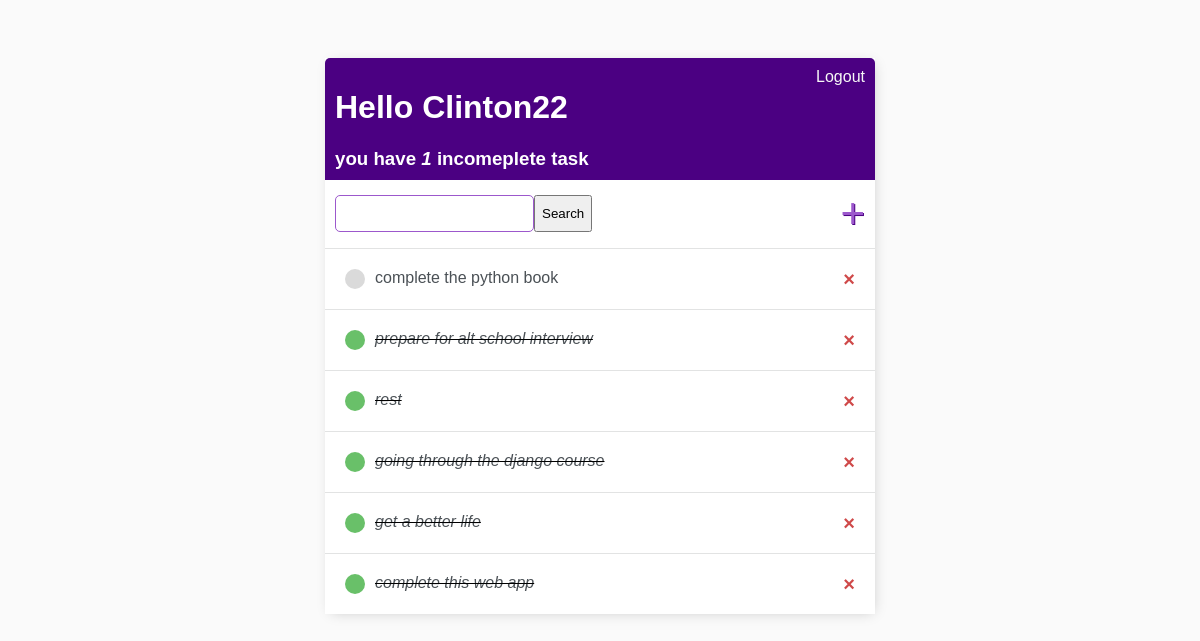
The app's page / (signed in) with its own data.
### base/models.py (models this page shows)
class task(models.Model):
    user = models.ForeignKey(User,on_delete=models.CASCADE, null=True, blank=True)
    title = models.CharField(max_length=200,)
    description = models.TextField(null=True, blank=True)
    complete = models.BooleanField(default=False)
    created = models.DateTimeField(auto_now_add=True)
    def __str__(self):
        return self.title
    class Meta:
        ordering = ['complete']

### base/views.py (the view)
# urls.py: path('',tasklist.as_view(),name='tasks'),
class tasklist(LoginRequiredMixin, ListView):
    model = task
    context_object_name = 'tasks'
    def get_context_data(self, **kwargs):
        context = super().get_context_data(**kwargs)
        context['tasks'] = context['tasks'].filter(user=self.request.user)
        context['count'] = context['tasks'].filter(complete=False).count()
        search_input = self.request.GET.get('search-area') or ""
        if search_input:
            context['tasks'] = context['tasks'].filter(title__startswith=search_input)
        context['search_input']= search_input
        return context

### base/templates/base/task_list.html
{% extends 'base/main.html' %}
{% block content %}
<div class="header-bar">
    <div>
        <h1>Hello {{request.user|title}}</h1>
        <h3 style="margin:0">you have <i>{{count}}</i> incomeplete task{{ count|pluralize:"s" }}</h3>
    </div>
    {% if request.user.is_authenticated %}
    <a href="{% url 'logout' %}" >Logout</a>
    {% else %}
    <a href="{% url 'login' %}">Login</a>
    {% endif %}
</div>
<div id="search-add-wrapper">
    <form method="GET" style="display:flex; margin: top 20px;">
        <input type='text' name='search-area' value="{{search_input}}">
        <input class="button" type='submit' value='Search'>
    </form>
    <a id="add-link" href="{% url 'task-create' %}">+</a>
</div>
<div class='task-item-wrapper'>
    {% for task in tasks %}
        <div class="task-wrapper">
            {% if task.complete %}
                <div class="task-title">
                    <div class="task-complete-icon"></div>
                    <i><s><a a href="{% url 'task-update' task.id %}">{{task}}</a></s></i>
                </div>
                <a class="delete-link" href="{% url 'task-delete' task.id%}">&#215;</a>
            {% else %}
                <div class="task-title">
                    <div class="task-incomplete-icon"></div>
                    <a a href="{% url 'task-update' task.id %}">{{task}}</a>
                </div>
                <a class="delete-link" href="{% url 'task-delete' task.id%}">&#215;</a>
            {% endif %}
        </div>
    {% empty %}
    <h3>NO items in list</h3>
    {% endfor %}
</div>
{% endblock content %}

### base/templates/base/main.html (style rules this page uses)
body { background-color:#fafafa; font-family: Arial; padding-top: 50px; }
h1, h2, h3, h4, h5, h6 { font-family: sans-serif; }
a, p { color:#4b5156; }
.header-bar { display:flex; justify-content: space-between; color: #fff; padding:10px; border-radius: 5px 5px 0 0; background-color: #4b0082; }
.header-bar a { color: rgb(247, 247, 247); text-decoration: none; }
.task-wrapper { display:flex; align-items:center; justify-content: space-between; padding: 20px; background-color:#fff; border-top: 1px solid rgb(226, 227, 227) }
.task-title { display:flex; }
.task-title a { text-decoration: none; color:#4b5156; margin-left: 10px; }
.task-complete-icon { height: 20px; width: 20px; background-color: rgb(105,192,105); border-radius: 50%; }
.task-incomplete-icon { height: 20px; width: 20px; background-color: rgb(218, 218, 218); border-radius: 50%; }
.delete-link { text-decoration: none; font-weight: 900; color: #cf4949; font-size: 20px; line-height: 0; }
#search-add-wrapper { display:flex; justify-content: space-between; align-items: center; padding: 10px; }
#add-link { color:#9c58cc; text-decoration: none; font-size: 42px; text-shadow: 1px 1px #4b0082; }
input[type=text], input[type=password], textarea { border: 1px solid #9c58cc; border-radius: 5px; padding: 10px; width: 90%; }

### records on screen
task: title "complete the python book"
task: title "prepare for alt school interview"
task: title "rest"
task: title "going through the django course"
task: title "get a better life"
task: title "complete this web app"

### other values on screen
{{ request.user|title }} "Clinton22"
{{ count }} "1"
